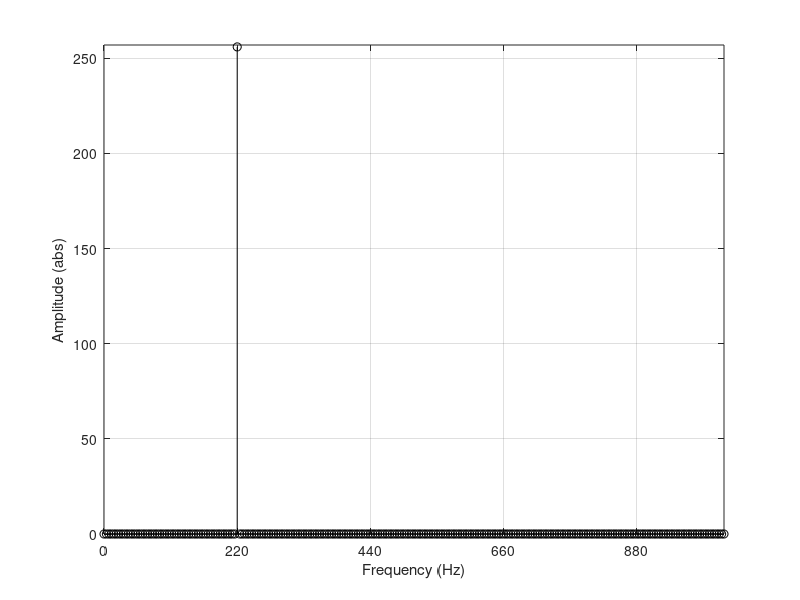

Source code (MATLAB):
a = 1;
f = 220;
Fs = 2048;
w = 2*pi*f;

N = 512;
n = [0:N-1];

x = a*sin(w*n/Fs);
mfft = fft(x);
k = Fs/N*n;
figure;
stem(k,abs(mfft),'k');
grid on;
axis([0 Fs/2 0 max(abs(mfft))+1]);
set(gca, 'Xtick', [0:55*Fs/N:Fs/2]);
ylabel('Amplitude (abs)');
xlabel('Frequency (Hz)');
print(gcf,'-depsc2','ex18.eps');

